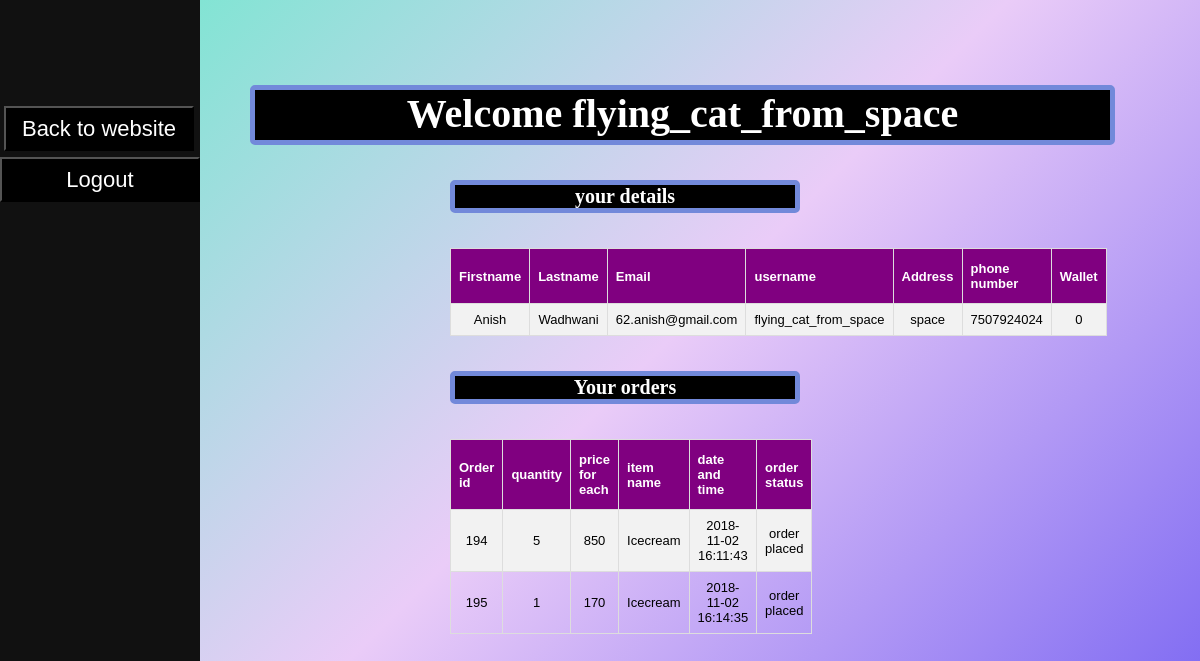
Page /home/wel.php (signed in) on the committed database.
### tables this page shows
CREATE TABLE `users` (
  `user_id` int(11) NOT NULL,
  `user_first` varchar(256) NOT NULL,
  `user_last` varchar(256) NOT NULL,
  `user_email` varchar(256) NOT NULL,
  `user_uid` varchar(256) NOT NULL,
  `user_address` varchar(256) NOT NULL,
  `user_ph` bigint(20) NOT NULL,
  `user_wallet` int(11) NOT NULL DEFAULT '0',
  `user_pwd` varchar(256) DEFAULT NULL
);

CREATE TABLE `orders` (
  `order_id` int(11) NOT NULL,
  `user_uid` varchar(256) NOT NULL,
  `quantity` int(11) DEFAULT NULL,
  `price` int(11) DEFAULT NULL,
  `item_name` varchar(11) DEFAULT NULL,
  `base` varchar(50) DEFAULT NULL,
  `topping` varchar(50) DEFAULT NULL,
  `sauce` varchar(50) DEFAULT NULL,
  `garnish` varchar(50) DEFAULT NULL,
  `confirm` int(11) DEFAULT '1',
  `order_DateTime` timestamp NOT NULL DEFAULT CURRENT_TIMESTAMP ON UPDATE CURRENT_TIMESTAMP,
  `order_status` varchar(255) DEFAULT 'order placed'
);

### home/wel.php (the view, shortened to what this page needs)
<?php
    if(isset($_SESSION['login_user'])){
	$conn = mysqli_connect('localhost','root','dpm','hungrykya');
    $username = $_SESSION['login_user'];
    $result = mysqli_query($conn,"SELECT * FROM users where user_uid =  '$username' ");
    echo ' <h2 class="main" style="height:50px; font-size: 40px; " >Welcome '.$username.'  </h2>';
    echo ' <h2 class="main1" >your details</h2>';
echo '<table class="customers"  style="padding-left:500px" >
<tr>
<th>Firstname</th>
<th>Lastname</th>
<th>Email</th>
<th>username</th>
<th>Address</th>
<th>phone number</th>
<th>Wallet</th>
</tr>';
while($row = mysqli_fetch_array($result))
{
echo "<tr>";
echo "<td>" . $row['user_first'] . "</td>";
echo "<td>" . $row['user_last'] . "</td>";
echo "<td>" . $row['user_email'] . "</td>";
echo "<td>" . $row['user_uid'] . "</td>";
echo "<td>" . $row['user_address'] . "</td>";
echo "<td>" . $row['user_ph'] . "</td>";
echo "<td>" . $row['user_wallet'] . "</td>";
echo "</tr>";
}
echo "</table>";
$result1 = mysqli_query($conn,"SELECT * FROM orders where user_uid =  '$username' ");
    echo ' <h2 class="main1" >Your orders</h2>';
echo '<table class="customers"  style="padding-left:500px" >
<tr>
<th>Order id</th>
<th>quantity</th>
<th>price for each</th>
<th>item name</th>
<th>date and time</th>
<th>order status</th>
</tr>';
while($row = mysqli_fetch_array($result1))
{
echo "<tr>";
echo "<td>" . $row['order_id'] . "</td>";
echo "<td>" . $row['quantity'] . "</td>";
echo "<td>" . $row['price'] . "</td>";
echo "<td>" . $row['item_name'] . "</td>";
echo "<td>" . $row['order_DateTime'] . "</td>";
echo "<td>" . $row['order_status'] . "</td>";
echo "</tr>";
}
echo "</table>";
    }else {
    				header('Location: index.php');
                    exit();
     }
?>
<html>
<head>
	<link rel="stylesheet" type="text/css" href="admin.css">
	<link rel="stylesheet"
  href="https://cdnjs.cloudflare.com/ajax/libs/animate.css/3.5.2/animate.min.css">
  <link rel="stylesheet" href="https://cdnjs.cloudflare.com/ajax/libs/font-awesome/4.7.0/css/font-awesome.min.css">
</head>
<body>
	<div class="sidenav">
	<a href="home.php"><button style="background-color:black; color:white; text-align:center;width: 190px; height:45px; font-size:22px;margin-left:-12px;  cursor: pointer;" class=" ">Back to website</button></a>
  <?php
  echo '<form action="includes/logout.inc.php" method="POST" >
            <button style="background-color:black; color:white; text-align:center;width: 200px; height:45px; font-size:22px;margin-left:0;" type="sumbit" name="submit" >Logout</button>
          </form>';
  ?>
  </div>
</body>
</html>

### home/admin.css (style rules this page uses)
body { background-image: linear-gradient(-225deg, #69EACB 0%, #EACCF8 48%, #6654F1 100%); text-align:center; height: 100%; padding:50px; margin: 0; height: 100%; background-position: center; background-size: cover; }
h2 { color: white; background-color: black; text-align : center; border: 5px solid #7289da; border-radius: 5px; margin: 35px 35px 35px 35px; }
.sidenav { height: 100%; width: 200px; position: fixed; z-index: 1; top: 0; left: 0; background-color: #111; overflow-x: hidden; padding-top: 100px; }
.sidenav a, .dropdown-btn { font-family: 'Noto Serif JP', sans-serif; padding: 6px 8px 6px 16px; text-decoration: none; font-size: 20px; color: #818181; display: block; border: none; background: none; width: 100%; text-align: left; cursor: pointer; outline: none; }
.main { margin-left: 200px; font-size: 20px; padding: 0px 10px; }
.main1 { margin-left: 400px; margin-right: 350px; font-size: 20px; padding: 0px 10px; }
.customers { text-align: center; size: 20px; margin-left: 400px; font-family: "Trebuchet MS", Arial, Helvetica, sans-serif; border-collapse: collapse; width: 100px; }
.customers td, .customers th { font-size: small; border: 1px solid #ddd; padding: 8px; }
.customers tr:nth-child(even) { background-color: #f2f2f2; }
.customers th { font-size: small; padding-top: 12px; padding-bottom: 12px; text-align: left; background-color: purple; color: white; }

### rows in the picture
users: user_first "Anish", user_last "Wadhwani", user_email "62.anish@gmail.com", user_uid "flying_cat_from_space", user_address "space", user_ph "7507924024", user_wallet "0"
orders: order_id "194", quantity "5", price "850", item_name "Icecream", order_DateTime "2018-11-02 16:11:43", order_status "order placed"
orders: order_id "195", quantity "1", price "170", item_name "Icecream", order_DateTime "2018-11-02 16:14:35", order_status "order placed"

### other values in the picture
$username "flying_cat_from_space"
